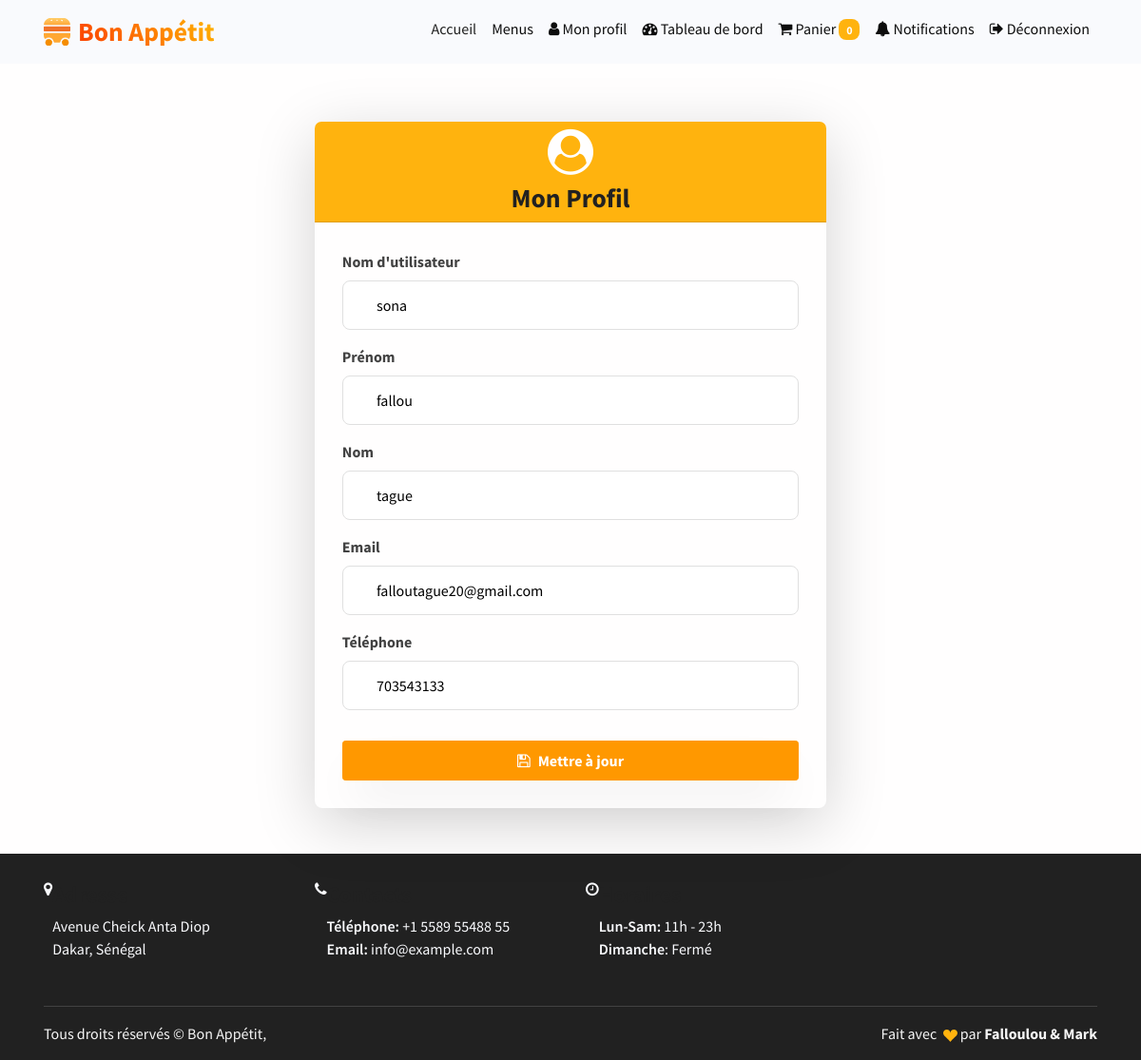
The page /comptes/profile/ (signed in) on the database its author committed.
### comptes/models.py (models this page shows, shortened)
class User(AbstractUser):
    class Role(models.TextChoices):
        CLIENT = 'CLIENT', _('Client')
        GESTIONNAIRE = 'GESTIONNAIRE', _('Gestionnaire')
    role = models.CharField(
        max_length=20,
        choices=Role.choices,
        default=Role.CLIENT,
    )
    telephone = models.CharField(max_length=15, blank=True)
    def is_client(self):
        return self.role == self.Role.CLIENT

### comptes/views.py (the view)
# urls.py: path('profile/', views.profile, name='profile'),
@login_required
def profile(request):
    if request.method == 'POST':
        form = UserUpdateForm(request.POST, instance=request.user)
        if form.is_valid():
            form.save()
            messages.success(request, 'Votre profil a été mis à jour!')
            return redirect('profile')
    else:
        form = UserUpdateForm(instance=request.user)
    return render(request, 'comptes/profile.html', {'form': form})

### comptes/forms.py
class UserUpdateForm(forms.ModelForm):
    first_name = forms.CharField(label='Prénom', max_length=30, required=True)
    last_name = forms.CharField(label='Nom', max_length=30, required=True)
    class Meta:
        model = User
        fields = ['username', 'first_name', 'last_name', 'email', 'telephone']

### templates/comptes/profile.html (shortened to what this page needs)
{% extends 'base.html' %}
{% block content %}
<div class="container py-5">
    <div class="row justify-content-center">
        <div class="col-md-7 col-lg-6">
            <div class="card shadow-lg border-0">
                <div class="card-header bg-primary text-white text-center">
                    <i class="fa fa-user-circle fa-3x mb-2"></i>
                    <h3 class="mb-0">Mon Profil</h3>
                </div>
                <div class="card-body p-4">
                    <form method="post">
                        <div class="mb-3">
                            <label for="username" class="form-label fw-bold">Nom d'utilisateur</label>
                            <input type="text" name="username" class="form-control" value="{{ form.username.value }}" required>
                        </div>
                        <div class="mb-3">
                            <label for="first_name" class="form-label fw-bold">Prénom</label>
                            <input type="text" name="first_name" class="form-control" value="{{ form.first_name.value }}" required>
                        </div>
                        <div class="mb-3">
                            <label for="last_name" class="form-label fw-bold">Nom</label>
                            <input type="text" name="last_name" class="form-control" value="{{ form.last_name.value }}" required>
                        </div>
                        <div class="mb-3">
                            <label for="email" class="form-label fw-bold">Email</label>
                            <input type="email" name="email" class="form-control" value="{{ form.email.value }}" required>
                        </div>
                        <div class="mb-3">
                            <label for="telephone" class="form-label fw-bold">Téléphone</label>
                            <input type="tel" name="telephone" class="form-control" value="{{ form.telephone.value }}" required>
                        </div>
                        <button type="submit" class="btn btn-primary w-100 py-2 mt-3 fw-bold">
                            <i class="fa fa-save me-2"></i>Mettre à jour
                        </button>
                    </form>
                </div>
            </div>
        </div>
    </div>
</div>
{% endblock %}

### static/assets/css/custom.css (style rules this page uses)
html, body { height: 100%; }
body { display: flex; flex-direction: column; min-height: 100vh; overflow-x: hidden; }

### menus/templates/base.html (style rules this page uses)
body { overflow-x: hidden; }

### rows shown on the page
User: username "sona", first_name "fallou", last_name "tague", email "falloutague20@gmail.com", telephone "703543133"

### other values the page prints
{{ request.session.panier|length }} "0"
